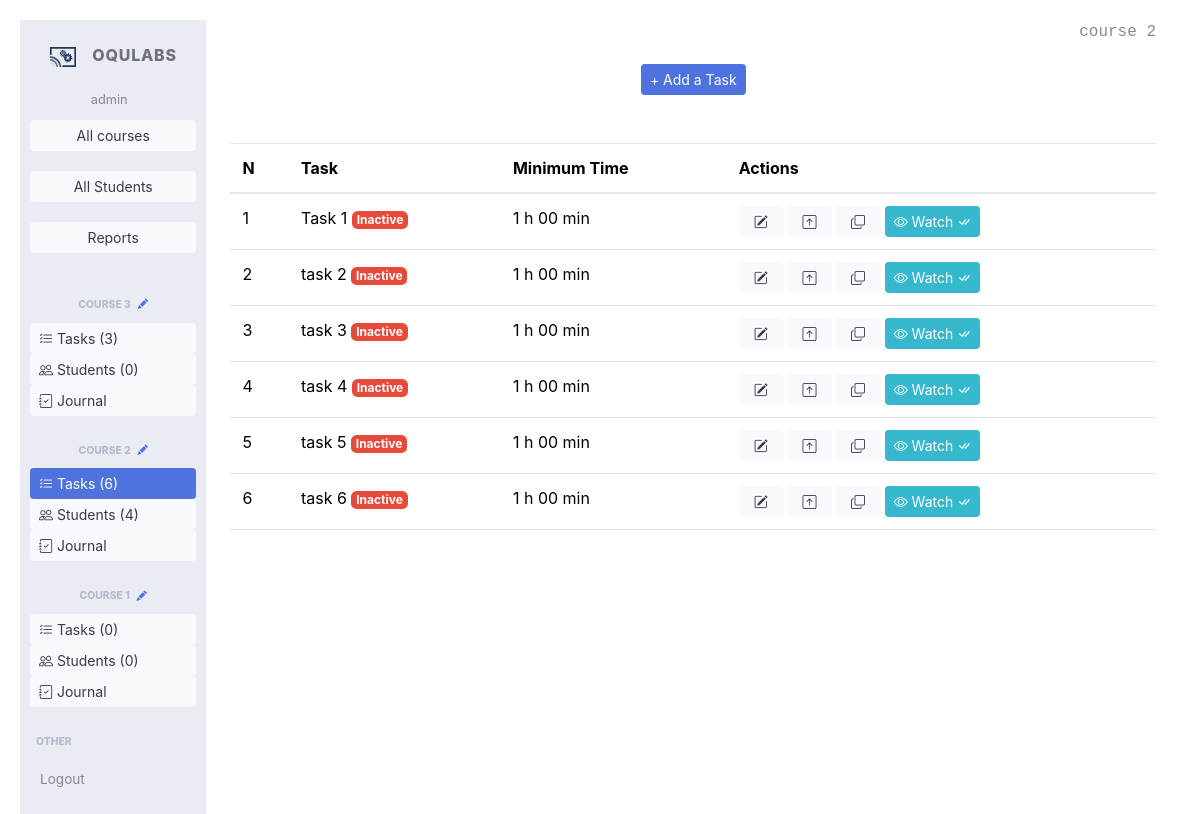
/courses_teacher/2/tasks (signed in), run on the app's committed database.
### app/models.py (models this page shows, shortened)
class Course(models.Model):
    teacher = models.ForeignKey('auth.User', on_delete=models.DO_NOTHING, null=True, blank=True)
    name = models.CharField(max_length=100)
    description = models.TextField(blank=True)
    max_screenshots_per_user = models.PositiveIntegerField(default=60*15)  # 15 hours, 180 MB
    screenshot_interval_minutes = models.PositiveIntegerField(default=1)
    enrollment_code = models.CharField(max_length=30, unique=True, blank=True, null=True)
    deleted = models.BooleanField(default=False)
    color = models.IntegerField(default=0)  # up to 359
    department = models.ForeignKey(Department, on_delete=models.DO_NOTHING, null=True, blank=True)
    def permissions(self, user: User, expire=60 * 5) -> Permission:
        now = datetime.now()
        key = f"{self.id}-{user.id}"
        if key in cached_permissions:
            permission, time = cached_permissions[f"{self.id}-{user.id}"]
            if (now - time).seconds < expire:
                return permission
    def tasks_number(self):
        return self.task_set.count()
    def enrolled_students(self):
        return self.enrollment_set.filter(deleted=False).count()
    class Meta:
        ordering = ['-id']

class Task(models.Model):
    course = models.ForeignKey(Course, on_delete=models.CASCADE)
    name = models.CharField(max_length=100)
    text = models.TextField()
    minimum_minutes = models.PositiveIntegerField(default=0)
    order = models.PositiveIntegerField(default=0)
    allow_finish_earlier = models.BooleanField(default=False)  # TODO: add to UI
    require_attachments = models.BooleanField(default=False)  # TODO: add to UI
    task_type = models.ForeignKey(TaskType, on_delete=models.DO_NOTHING, null=True, blank=True)
    copy_of = models.ForeignKey('self', on_delete=models.CASCADE, null=True, blank=True)
    available_from = models.DateTimeField(blank=True, null=True)
    available_to = models.DateTimeField(blank=True, null=True)
    deleted = models.BooleanField(default=False)
    ai_screenshots_count = models.PositiveIntegerField(default=10)
    @classmethod
    def fix_order(cls, course: Course):
        course_id = course.id
        tasks = list(cls.objects.filter(course=course).order_by('order'))
        for i, task in enumerate(tasks):
            task.order = i + 1
        cls.objects.bulk_update(tasks, ['order'])
    def is_active_right_now(self):
        if self.deleted:
            return False
        now = timezone.now()
        if self.available_from is not None and now < self.available_from:
            return False
        if self.available_to is not None and now > self.available_to:
            return False
        return True
    def minimum_time(self):
        return f"{self.minimum_minutes // 60} h {self.minimum_minutes % 60:02d} min"
    class Meta:
        ordering = ['order']
    def watched(self) -> bool:
        return self.enrollmenttask_set.filter(watched=False).filter(last_shared_id__gt=0).count() == 0

### app/tasks_view.py (the view)
# urls.py: path('courses_teacher/<int:course_id>/tasks', tasks_view.course_tasks, name='course_tasks_view'),
def course_tasks(request, course_id):
    course = Course.objects.get(id=course_id)
    if not course.permissions(user=request.user).read:
        return redirect("/")
    Task.fix_order(course)
    tasks = course.task_set.order_by('order').all()
    return render(
        request,
        "tasks_teacher.html",
        {
            'course': course,
            'courses': Course.objects.filter(teacher=request.user).filter(deleted=False),
            'other_courses': Course.objects.filter(teacher=request.user).exclude(id=course_id).filter(deleted=False),
            'tasks': tasks,
            'page': 'tasks',
        }
    )

### templates/tasks_teacher.html (shortened to what this page needs)
{% extends "main.html" %}
{% block content %}
<div style="display: flex; flex-direction: column">
    <div class="top-right">
        <p >{{ course.name }} </p>
    </div>
    <div class="gap center pb-5">
        <button class="btn btn-primary btn-sm" onclick="window.location.href='/add_task/{{ course.id }}'">+ Add a Task</button>
    </div>
    <table class="table table-hover">
        <thead>
        <tr>
            <th scope="col">N</th>
            <th scope="col">Task</th>
            <th scope="col">Minimum Time</th>
            <th scope="col">Actions</th>
        </tr>
        </thead>
        {% for task in tasks %}
            <tr>
                <td>{{ task.order }}</td>
                <td>{{ task.name }}
                    {% if not task.is_active_right_now %}
                        <span class="badge bg-danger">Inactive</span>
                    {% endif %}
                </td>
                <td>{{ task.minimum_time }}</td>
                <td>
                    <button style="min-width: 5ch"
                            class="btn btn-primary btn-sm btn-light" onclick="window.location.href='/edit_task/{{ task.id }}'">
                        <i class="bi bi-pencil-square"></i>
                    </button>
                    {% if forloop.counter > 1 %}
                        <button style="min-width: 5ch"
                                class="btn btn-primary btn-sm btn-light" onclick="window.location.href='/move_task_up/{{ task.id }}'">
                            <i class="bi bi-arrow-up-square"></i>
                        </button>
                    {% else %}
                        <button style="min-width: 5ch"
                                class="btn btn-primary btn-sm btn-light" style="visibility: hidden">
                            <i class="bi bi-arrow-up-square"></i>
                        </button>
                    {% endif %}
                    {% if not task.copy_of %}
                        <button class="btn btn-primary btn-sm btn-light"
                                style="min-width: 5ch"
                                onclick="copy_task({{ task.id }})">
                            <i class="bi bi-copy"></i>
                        </button>
                    {% endif %}
                        <a href="/watch_by_task/{{ task.id }}" class="btn btn-sm
                        {% if task.watched %}
                        btn-info
                        {% else %}
                        btn-primary
                        {% endif %}
                        "
                               style="margin-left: auto"
                        > <i class="bi bi-eye"></i>
                            Watch
                        {% if task.watched %}
                            <i class="bi bi-check-all"></i>
                        {% endif %}
                        </a>
                </td>
            </tr>
        {% empty %}
            <div style="margin-top: 2em; background-color: whitesmoke; text-align: center; width: auto">
                There are no tasks yet, add one!
            </div>
        {% endfor %}
    </table>
</div>
{% endblock %}

### templates/main.html (shortened to what this page needs)
<!DOCTYPE html>
<html lang="en">
<head>
    <link href="/static/index3.css" rel="stylesheet">
    <link rel="stylesheet" href="https://cdn.jsdelivr.net/npm/bootstrap-icons@1.11.3/font/bootstrap-icons.min.css">
    <link href="https://cdn.jsdelivr.net/npm/bootstrap@5.3.3/dist/css/bootstrap.min.css" rel="stylesheet"
>
    <link rel="stylesheet" href="/static/sb-admin-2.css">
    <link rel="stylesheet" href="/static/card.css">
</head>
<body style="overflow: hidden">
<div id="wrapper" style="display: flex; flex-flow: row; height: 100vh;">
    {% include "sidebar.html" %}
    <div class="container" style="height: 95vh; overflow-y: auto; padding-bottom: 2em">
        {% block content %}
        {% endblock %}
    </div>
</div>
</body>
</html>

### templates/sidebar.html (shortened to what this page needs)
<ul class="navbar-nav bg-gray-200 sidebar sidebar-light accordion" id="accordionSidebar"
    style="overflow-x: hidden; height: 100vh">
    <a class="sidebar-brand d-flex align-items-center justify-content-center" href="/">
        <div class="sidebar-brand-icon">
            <img src="/static/casting.svg" style="max-height: 20px; margin-left: 1em">
        </div>
        <div class="sidebar-brand-text mx-3">OquLabs</div>
    </a>
    <div class="nav-item dropdown no-arrow" style="display: flex; flex-direction: column; width: 100%">
        <span class="mr-2 d-none d-lg-inline text-gray-600 small"
              style="text-align: center">{{ user.username }}</span>
    </div>
    <hr class="sidebar-divider my-0">
        <div style="
            display: flex;
            flex-direction: column;
            align-items: center;
            padding: 10px;
        ">
        <a class="btn btn-sm
        {% if page == "all_courses" %}
        btn-primary
        {% else %}
        btn-light
        {% endif %}
        "
           style="width: 100%"
           href="/courses_teacher">
            <span>All courses</span>
        </a>
        </div>
        <div style="
            display: flex;
            flex-direction: column;
            align-items: center;
            padding: 10px;
        ">
            <a class="btn btn-sm
            {% if page == 'all_students' %}
            btn-primary
            {% else %}
            btn-light
            {% endif %}
            "
            style="width: 100%"
            href="/all_students">
                <span>All Students</span>
            </a>
        </div>
        <div style="
            display: flex;
            flex-direction: column;
            align-items: center;
            padding: 10px;
        ">
        <a class="btn btn-sm
        {% if page == 'reports' %}
        btn-primary
        {% else %}
        btn-light
        {% endif %}
        "
           style="width: 100%"
           href="/reports">
            <span>Reports</span>
        </a>
        </div>
    <hr class="sidebar-divider">
    {% for course1 in courses %}
        <hr class="sidebar-divider">
        <div class="sidebar-heading" id="menu_{{ course1.id }}" style="text-align: center">
            {{ course1.name | slice:":25" }} <a href="/courses_teacher/edit/{{ course1.id }}"
               style="width: 100%">&nbsp;&nbsp;<i class="bi bi-pencil-fill"></i> </a>
        </div>
        <div style="display: flex; flex-direction: column; align-items: center; padding: 10px;">
            <a href="/courses_teacher/{{ course1.id }}/tasks" class="btn btn-sm
            {% if course1.id == course.id and page == 'tasks' %}
            btn-primary
            {% else %}
            btn-light
            {% endif %}
            "
               style="width: 100%; text-align: left"><i class="bi bi-list-check"></i> Tasks
                ({{ course1.tasks_number }})
            </a>
            <a href="/courses_teacher/{{ course1.id }}" class="btn btn-sm
            {% if course1.id == course.id and page == 'enrollments' %}
            btn-primary
            {% else %}
            btn-light
            {% endif %}
                "
               style="width: 100%; text-align: left"><i class="bi bi-people"></i> Students
                ({{ course1.enrolled_students }})</a>
            <a href="/courses_teacher/{{ course1.id }}/journal" class="btn btn-sm
            {% if course1.id == course.id and page == 'journal' %}
            btn-primary
            {% else %}
            btn-light
            {% endif %}
            "
               style="width: 100%; text-align: left"><i class="bi bi-journal-check"></i> Journal
            </a>
        </div>
    {% endfor %}
    <hr class="sidebar-divider">
    <div class="sidebar-heading">
        Other
    </div>
    <li class="nav-item">
        <a class="nav-link " href="/logout">
            <span>Logout</span></a>
    </li>
</ul>

### app/static/index3.css (style rules this page uses)
body { background-color: #f8f9fa; padding: 20px; }
.gap { margin-top: 20px; }
.center { text-align: center; margin-left: auto; margin-right: auto; }
.top-right { margin-left: auto; font-family: monospace; }
.top-right p { margin: 0; }

### data on the page
Course: name "COURSE 3", tasks_number "3", enrolled_students "0"
Course: name "COURSE 2", tasks_number "6", enrolled_students "4", name "course 2"
Course: name "COURSE 1", tasks_number "0", enrolled_students "0"
Task: order "1", name "Task 1", deleted "Inactive", minimum_time "1 h 00 min"
Task: order "2", name "task 2", deleted "Inactive", minimum_time "1 h 00 min"
Task: order "3", name "task 3", deleted "Inactive", minimum_time "1 h 00 min"
Task: order "4", name "task 4", deleted "Inactive", minimum_time "1 h 00 min"
Task: order "5", name "task 5", deleted "Inactive", minimum_time "1 h 00 min"
Task: order "6", name "task 6", deleted "Inactive", minimum_time "1 h 00 min"

### other printed values
{{ user.username }} "admin"
